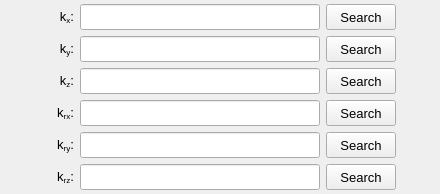
               <widget class="QWidget" name="tab_stiffness_table">
                <attribute name="title">
                 <string>Stiffness</string>
                </attribute>
                <layout class="QGridLayout" name="gridLayout_25">
                 <property name="leftMargin">
                  <number>4</number>
                 </property>
                 <property name="topMargin">
                  <number>4</number>
                 </property>
                 <property name="rightMargin">
                  <number>4</number>
                 </property>
                 <property name="bottomMargin">
                  <number>4</number>
                 </property>
                 <item row="0" column="2">
                  <widget class="QLineEdit" name="lineEdit_Kx_table_path">
                   <property name="enabled">
                    <bool>true</bool>
                   </property>
                   <property name="minimumSize">
                    <size>
                     <width>240</width>
                     <height>26</height>
                    </size>
                   </property>
                   <property name="maximumSize">
                    <size>
                     <width>250</width>
                     <height>26</height>
                    </size>
                   </property>
                   <property name="sizeIncrement">
                    <size>
                     <width>0</width>
                     <height>0</height>
                    </size>
                   </property>
                   <property name="font">
                    <font>
                     <pointsize>9</pointsize>
                    </font>
                   </property>
                   <property name="styleSheet">
                    <string notr="true"/>
                   </property>
                   <property name="alignment">
                    <set>Qt::AlignmentFlag::AlignCenter</set>
                   </property>
                   <property name="clearButtonEnabled">
                    <bool>true</bool>
                   </property>
                  </widget>
                 </item>
                 <item row="0" column="3">
                  <widget class="QPushButton" name="pushButton_load_Kx_table">
                   <property name="enabled">
                    <bool>true</bool>
                   </property>
                   <property name="sizePolicy">
                    <sizepolicy hsizetype="Expanding" vsizetype="Fixed">
                     <horstretch>0</horstretch>
                     <verstretch>0</verstretch>
                    </sizepolicy>
                   </property>
                   <property name="minimumSize">
                    <size>
                     <width>70</width>
                     <height>26</height>
                    </size>
                   </property>
                   <property name="maximumSize">
                    <size>
                     <width>70</width>
                     <height>16777215</height>
                    </size>
                   </property>
                   <property name="font">
                    <font>
                     <pointsize>10</pointsize>
                    </font>
                   </property>
                   <property name="styleSheet">
                    <string notr="true"/>
                   </property>
                   <property name="text">
                    <string>Search</string>
                   </property>
                  </widget>
                 </item>
                 <item row="0" column="1">
                  <widget class="QLabel" name="label_117">
                   <property name="enabled">
                    <bool>true</bool>
                   </property>
                   <property name="minimumSize">
                    <size>
                     <width>30</width>
                     <height>26</height>
                    </size>
                   </property>
                   <property name="maximumSize">
                    <size>
                     <width>30</width>
                     <height>26</height>
                    </size>
                   </property>
                   <property name="font">
                    <font>
                     <pointsize>10</pointsize>
                    </font>
                   </property>
                   <property name="mouseTracking">
                    <bool>true</bool>
                   </property>
                   <property name="text">
                    <string>&lt;html&gt;&lt;head/&gt;&lt;body&gt;&lt;p align=&quot;right&quot;&gt;&lt;span style=&quot; font-weight:400; font-style:normal;&quot;&gt;k&lt;/span&gt;&lt;span style=&quot; font-weight:400; font-style:normal; vertical-align:sub;&quot;&gt;x&lt;/span&gt;&lt;span style=&quot; font-weight:400; font-style:normal;&quot;&gt;:&lt;/span&gt;&lt;/p&gt;&lt;/body&gt;&lt;/html&gt;</string>
                   </property>
                   <property name="alignment">
                    <set>Qt::AlignmentFlag::AlignCenter</set>
                   </property>
                  </widget>
                 </item>
                 <item row="1" column="3">
                  <widget class="QPushButton" name="pushButton_load_Ky_table">
                   <property name="enabled">
                    <bool>true</bool>
                   </property>
                   <property name="sizePolicy">
                    <sizepolicy hsizetype="Expanding" vsizetype="Fixed">
                     <horstretch>0</horstretch>
                     <verstretch>0</verstretch>
                    </sizepolicy>
                   </property>
                   <property name="minimumSize">
                    <size>
                     <width>70</width>
                     <height>26</height>
                    </size>
                   </property>
                   <property name="maximumSize">
                    <size>
                     <width>70</width>
                     <height>16777215</height>
                    </size>
                   </property>
                   <property name="font">
                    <font>
                     <pointsize>10</pointsize>
                    </font>
                   </property>
                   <property name="styleSheet">
                    <string notr="true"/>
                   </property>
                   <property name="text">
                    <string>Search</string>
                   </property>
                  </widget>
                 </item>
                 <item row="2" column="3">
                  <widget class="QPushButton" name="pushButton_load_Kz_table">
                   <property name="enabled">
                    <bool>true</bool>
                   </property>
                   <property name="sizePolicy">
                    <sizepolicy hsizetype="Expanding" vsizetype="Fixed">
                     <horstretch>0</horstretch>
                     <verstretch>0</verstretch>
                    </sizepolicy>
                   </property>
                   <property name="minimumSize">
                    <size>
                     <width>70</width>
                     <height>26</height>
                    </size>
                   </property>
                   <property name="maximumSize">
                    <size>
                     <width>70</width>
                     <height>16777215</height>
                    </size>
                   </property>
                   <property name="font">
                    <font>
                     <pointsize>10</pointsize>
                    </font>
                   </property>
                   <property name="styleSheet">
                    <string notr="true"/>
                   </property>
                   <property name="text">
                    <string>Search</string>
                   </property>
                  </widget>
                 </item>
                 <item row="2" column="2">
                  <widget class="QLineEdit" name="lineEdit_Kz_table_path">
                   <property name="enabled">
                    <bool>true</bool>
                   </property>
                   <property name="minimumSize">
                    <size>
                     <width>240</width>
                     <height>26</height>
                    </size>
                   </property>
                   <property name="maximumSize">
                    <size>
                     <width>250</width>
                     <height>26</height>
                    </size>
                   </property>
                   <property name="sizeIncrement">
                    <size>
                     <width>0</width>
                     <height>0</height>
                    </size>
                   </property>
                   <property name="font">
                    <font>
                     <pointsize>9</pointsize>
                    </font>
                   </property>
                   <property name="styleSheet">
                    <string notr="true"/>
                   </property>
                   <property name="alignment">
                    <set>Qt::AlignmentFlag::AlignCenter</set>
                   </property>
                   <property name="clearButtonEnabled">
                    <bool>true</bool>
                   </property>
                  </widget>
                 </item>
                 <item row="3" column="3">
                  <widget class="QPushButton" name="pushButton_load_Krx_table">
                   <property name="enabled">
                    <bool>true</bool>
                   </property>
                   <property name="sizePolicy">
                    <sizepolicy hsizetype="Expanding" vsizetype="Fixed">
                     <horstretch>0</horstretch>
                     <verstretch>0</verstretch>
                    </sizepolicy>
                   </property>
                   <property name="minimumSize">
                    <size>
                     <width>70</width>
                     <height>26</height>
                    </size>
                   </property>
                   <property name="maximumSize">
                    <size>
                     <width>70</width>
                     <height>16777215</height>
                    </size>
                   </property>
                   <property name="font">
                    <font>
                     <pointsize>10</pointsize>
                    </font>
                   </property>
                   <property name="styleSheet">
                    <string notr="true"/>
                   </property>
                   <property name="text">
                    <string>Search</string>
                   </property>
                  </widget>
                 </item>
                 <item row="4" column="1">
                  <widget class="QLabel" name="label_118">
                   <property name="enabled">
                    <bool>true</bool>
                   </property>
                   <property name="minimumSize">
                    <size>
                     <width>30</width>
                     <height>26</height>
                    </size>
                   </property>
                   <property name="maximumSize">
                    <size>
                     <width>30</width>
                     <height>26</height>
                    </size>
                   </property>
                   <property name="font">
                    <font>
                     <pointsize>10</pointsize>
                    </font>
                   </property>
                   <property name="mouseTracking">
                    <bool>true</bool>
                   </property>
                   <property name="text">
                    <string>&lt;html&gt;&lt;head/&gt;&lt;body&gt;&lt;p align=&quot;right&quot;&gt;k&lt;span style=&quot; vertical-align:sub;&quot;&gt;ry&lt;/span&gt;:&lt;/p&gt;&lt;/body&gt;&lt;/html&gt;</string>
                   </property>
                   <property name="alignment">
                    <set>Qt::AlignmentFlag::AlignCenter</set>
                   </property>
                  </widget>
                 </item>
                 <item row="1" column="2">
                  <widget class="QLineEdit" name="lineEdit_Ky_table_path">
                   <property name="enabled">
                    <bool>true</bool>
                   </property>
                   <property name="minimumSize">
                    <size>
                     <width>240</width>
                     <height>26</height>
                    </size>
                   </property>
                   <property name="maximumSize">
                    <size>
                     <width>250</width>
                     <height>26</height>
                    </size>
                   </property>
                   <property name="sizeIncrement">
                    <size>
                     <width>0</width>
                     <height>0</height>
                    </size>
                   </property>
                   <property name="font">
                    <font>
                     <pointsize>9</pointsize>
                    </font>
                   </property>
                   <property name="styleSheet">
                    <string notr="true"/>
                   </property>
                   <property name="alignment">
                    <set>Qt::AlignmentFlag::AlignCenter</set>
                   </property>
                   <property name="clearButtonEnabled">
                    <bool>true</bool>
                   </property>
                  </widget>
                 </item>
                 <item row="1" column="1">
                  <widget class="QLabel" name="label_132">
                   <property name="enabled">
                    <bool>true</bool>
                   </property>
                   <property name="minimumSize">
                    <size>
                     <width>30</width>
                     <height>26</height>
                    </size>
                   </property>
                   <property name="maximumSize">
                    <size>
                     <width>30</width>
                     <height>26</height>
                    </size>
                   </property>
                   <property name="font">
                    <font>
                     <pointsize>10</pointsize>
                    </font>
                   </property>
                   <property name="mouseTracking">
                    <bool>true</bool>
                   </property>
                   <property name="text">
                    <string>&lt;html&gt;&lt;head/&gt;&lt;body&gt;&lt;p align=&quot;right&quot;&gt;k&lt;span style=&quot; vertical-align:sub;&quot;&gt;y&lt;/span&gt;:&lt;/p&gt;&lt;/body&gt;&lt;/html&gt;</string>
                   </property>
                   <property name="alignment">
                    <set>Qt::AlignmentFlag::AlignCenter</set>
                   </property>
                  </widget>
                 </item>
                 <item row="4" column="3">
                  <widget class="QPushButton" name="pushButton_load_Kry_table">
                   <property name="enabled">
                    <bool>true</bool>
                   </property>
                   <property name="sizePolicy">
                    <sizepolicy hsizetype="Expanding" vsizetype="Fixed">
                     <horstretch>0</horstretch>
                     <verstretch>0</verstretch>
                    </sizepolicy>
                   </property>
                   <property name="minimumSize">
                    <size>
                     <width>70</width>
                     <height>26</height>
                    </size>
                   </property>
                   <property name="maximumSize">
                    <size>
                     <width>70</width>
                     <height>16777215</height>
                    </size>
                   </property>
                   <property name="font">
                    <font>
                     <pointsize>10</pointsize>
                    </font>
                   </property>
                   <property name="styleSheet">
                    <string notr="true"/>
                   </property>
                   <property name="text">
                    <string>Search</string>
                   </property>
                  </widget>
                 </item>
                 <item row="5" column="1">
                  <widget class="QLabel" name="label_119">
                   <property name="enabled">
                    <bool>true</bool>
                   </property>
                   <property name="minimumSize">
                    <size>
                     <width>30</width>
                     <height>26</height>
                    </size>
                   </property>
                   <property name="maximumSize">
                    <size>
                     <width>30</width>
                     <height>26</height>
                    </size>
                   </property>
                   <property name="font">
                    <font>
                     <pointsize>10</pointsize>
                    </font>
                   </property>
                   <property name="mouseTracking">
                    <bool>true</bool>
                   </property>
                   <property name="text">
                    <string>&lt;html&gt;&lt;head/&gt;&lt;body&gt;&lt;p align=&quot;right&quot;&gt;k&lt;span style=&quot; vertical-align:sub;&quot;&gt;rz&lt;/span&gt;:&lt;/p&gt;&lt;/body&gt;&lt;/html&gt;</string>
                   </property>
                   <property name="alignment">
                    <set>Qt::AlignmentFlag::AlignCenter</set>
                   </property>
                  </widget>
                 </item>
                 <item row="3" column="1">
                  <widget class="QLabel" name="label_135">
                   <property name="enabled">
                    <bool>true</bool>
                   </property>
                   <property name="minimumSize">
                    <size>
                     <width>30</width>
                     <height>26</height>
                    </size>
                   </property>
                   <property name="maximumSize">
                    <size>
                     <width>30</width>
                     <height>26</height>
                    </size>
                   </property>
                   <property name="font">
                    <font>
                     <pointsize>10</pointsize>
                    </font>
                   </property>
                   <property name="mouseTracking">
                    <bool>true</bool>
                   </property>
                   <property name="text">
                    <string>&lt;html&gt;&lt;head/&gt;&lt;body&gt;&lt;p align=&quot;right&quot;&gt;k&lt;span style=&quot; vertical-align:sub;&quot;&gt;rx&lt;/span&gt;:&lt;/p&gt;&lt;/body&gt;&lt;/html&gt;</string>
                   </property>
                   <property name="alignment">
                    <set>Qt::AlignmentFlag::AlignCenter</set>
                   </property>
                  </widget>
                 </item>
                 <item row="5" column="2">
                  <widget class="QLineEdit" name="lineEdit_Krz_table_path">
                   <property name="enabled">
                    <bool>true</bool>
                   </property>
                   <property name="minimumSize">
                    <size>
                     <width>240</width>
                     <height>26</height>
                    </size>
                   </property>
                   <property name="maximumSize">
                    <size>
                     <width>250</width>
                     <height>26</height>
                    </size>
                   </property>
                   <property name="sizeIncrement">
                    <size>
                     <width>0</width>
                     <height>0</height>
                    </size>
                   </property>
                   <property name="font">
                    <font>
                     <pointsize>9</pointsize>
                    </font>
                   </property>
                   <property name="styleSheet">
                    <string notr="true"/>
                   </property>
                   <property name="alignment">
                    <set>Qt::AlignmentFlag::AlignCenter</set>
                   </property>
                   <property name="clearButtonEnabled">
                    <bool>true</bool>
                   </property>
                  </widget>
                 </item>
                 <item row="5" column="3">
                  <widget class="QPushButton" name="pushButton_load_Krz_table">
                   <property name="enabled">
                    <bool>true</bool>
                   </property>
                   <property name="sizePolicy">
                    <sizepolicy hsizetype="Expanding" vsizetype="Fixed">
                     <horstretch>0</horstretch>
                     <verstretch>0</verstretch>
                    </sizepolicy>
                   </property>
                   <property name="minimumSize">
                    <size>
                     <width>70</width>
                     <height>26</height>
                    </size>
                   </property>
                   <property name="maximumSize">
                    <size>
                     <width>70</width>
                     <height>16777215</height>
                    </size>
                   </property>
                   <property name="font">
                    <font>
                     <pointsize>10</pointsize>
                    </font>
                   </property>
                   <property name="styleSheet">
                    <string notr="true"/>
                   </property>
                   <property name="text">
                    <string>Search</string>
                   </property>
                  </widget>
                 </item>
                 <item row="2" column="1">
                  <widget class="QLabel" name="label_134">
                   <property name="enabled">
                    <bool>true</bool>
                   </property>
                   <property name="minimumSize">
                    <size>
                     <width>30</width>
                     <height>26</height>
                    </size>
                   </property>
                   <property name="maximumSize">
                    <size>
                     <width>30</width>
                     <height>26</height>
                    </size>
                   </property>
                   <property name="font">
                    <font>
                     <pointsize>10</pointsize>
                    </font>
                   </property>
                   <property name="mouseTracking">
                    <bool>true</bool>
                   </property>
                   <property name="text">
                    <string>&lt;html&gt;&lt;head/&gt;&lt;body&gt;&lt;p align=&quot;right&quot;&gt;k&lt;span style=&quot; vertical-align:sub;&quot;&gt;z&lt;/span&gt;:&lt;/p&gt;&lt;/body&gt;&lt;/html&gt;</string>
                   </property>
                   <property name="alignment">
                    <set>Qt::AlignmentFlag::AlignCenter</set>
                   </property>
                  </widget>
                 </item>
                 <item row="3" column="2">
                  <widget class="QLineEdit" name="lineEdit_Krx_table_path">
                   <property name="enabled">
                    <bool>true</bool>
                   </property>
                   <property name="minimumSize">
                    <size>
                     <width>240</width>
                     <height>26</height>
                    </size>
                   </property>
                   <property name="maximumSize">
                    <size>
                     <width>250</width>
                     <height>26</height>
                    </size>
                   </property>
                   <property name="sizeIncrement">
                    <size>
                     <width>0</width>
                     <height>0</height>
                    </size>
                   </property>
                   <property name="font">
                    <font>
                     <pointsize>9</pointsize>
                    </font>
                   </property>
                   <property name="styleSheet">
                    <string notr="true"/>
                   </property>
                   <property name="alignment">
                    <set>Qt::AlignmentFlag::AlignCenter</set>
                   </property>
                   <property name="clearButtonEnabled">
                    <bool>true</bool>
                   </property>
                  </widget>
                 </item>
                 <item row="4" column="2">
                  <widget class="QLineEdit" name="lineEdit_Kry_table_path">
                   <property name="enabled">
                    <bool>true</bool>
                   </property>
                   <property name="minimumSize">
                    <size>
                     <width>240</width>
                     <height>26</height>
                    </size>
                   </property>
                   <property name="maximumSize">
                    <size>
                     <width>250</width>
                     <height>26</height>
                    </size>
                   </property>
                   <property name="sizeIncrement">
                    <size>
                     <width>0</width>
                     <height>0</height>
                    </size>
                   </property>
                   <property name="font">
                    <font>
                     <pointsize>9</pointsize>
                    </font>
                   </property>
                   <property name="styleSheet">
                    <string notr="true"/>
                   </property>
                   <property name="alignment">
                    <set>Qt::AlignmentFlag::AlignCenter</set>
                   </property>
                   <property name="clearButtonEnabled">
                    <bool>true</bool>
                   </property>
                  </widget>
                 </item>
                 <item row="0" column="0">
                  <spacer name="horizontalSpacer_19">
                   <property name="orientation">
                    <enum>Qt::Orientation::Horizontal</enum>
                   </property>
                   <property name="sizeHint" stdset="0">
                    <size>
                     <width>40</width>
                     <height>20</height>
                    </size>
                   </property>
                  </spacer>
                 </item>
                 <item row="0" column="4">
                  <spacer name="horizontalSpacer_20">
                   <property name="orientation">
                    <enum>Qt::Orientation::Horizontal</enum>
                   </property>
                   <property name="sizeHint" stdset="0">
                    <size>
                     <width>40</width>
                     <height>20</height>
                    </size>
                   </property>
                  </spacer>
                 </item>
                </layout>
               </widget>
